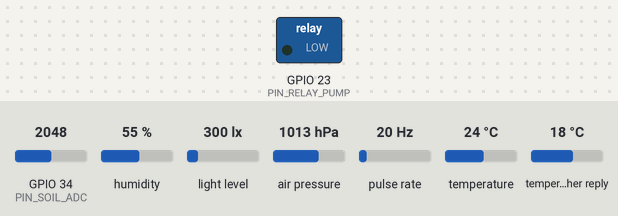
The sketch below on a simulated ESP32. On the bench: switched loads named in the sketch (green lamp = pin HIGH). Wiring (inferred from the names in the program): pulse sensor: data GPIO 18. The test bench sets the inputs (shaded band); at power-on: GPIO 34 (PIN_SOIL_ADC) = 2048, pulse rate 20 Hz, humidity 55 %, light level 300 lx, air pressure 1013 hPa, temperature 24 °C, temperature in the weather reply 18 °C. WiFi joins after 1.5 s; servers stay silent unless stated; web services answer with replies made up by the test bench; what the sketch prints to the serial monitor is not drawn.

Above: at 3.3 s.
3.4 s: GPIO 34 (PIN_SOIL_ADC) set to 2206
At 7.5 s:
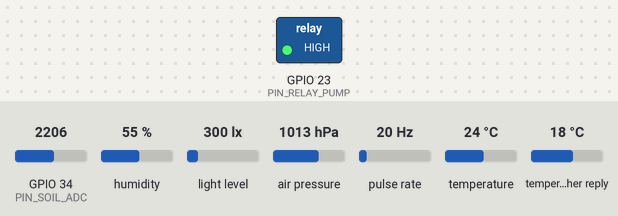
7.8 s: pulse rate (sensor on GPIO 18) set to 100 Hz
At 9.6 s:
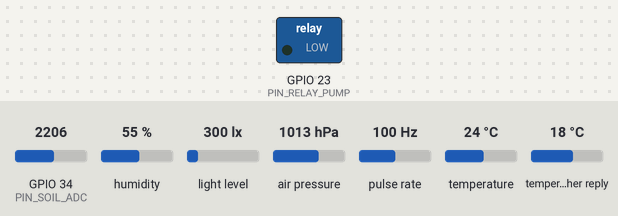
11.3 s: pulse rate (sensor on GPIO 18) set to 4 Hz
14.0 s: GPIO 34 (PIN_SOIL_ADC) set to 1228
At 16.2 s:
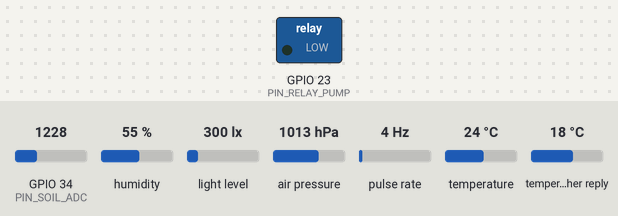
Timing chart, 0 to 17.6 s (numbered marks = the images above; inputs shaded):
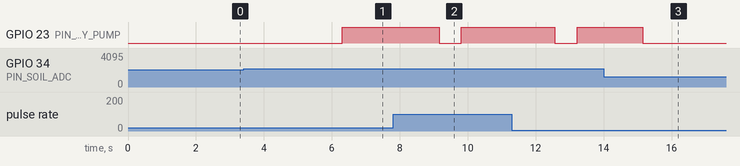

The sketch:

EcoGrowth_Hub_V2.ino
```cpp
#include <WiFi.h>
#include <Wire.h>
#include <HTTPClient.h>
#include <ArduinoJson.h>
#include <Adafruit_Sensor.h>
#include <Adafruit_BME280.h>
#include <BH1750.h>
#include <FirebaseESP32.h>

#include "config.h"
#include "pid_controller.h"

// =================== ĐỐI TƯỢNG VÀ BIẾN TOÀN CỤC ===================
Adafruit_BME280 bme;
BH1750 lightMeter;
AdaptivePID pid(2.0, 0.5, 0.1);
FirebaseData fbdo;
FirebaseAuth auth;
FirebaseConfig fbConfig;

SystemState currentState = STATE_IDLE;

// Biến cảm biến & quá trình
float currentSoilMoisture = 0.0;
float currentTemp = 0.0;
float currentHum = 0.0;
float currentLux = 0.0;
float currentPressure = 1013.2;
float pressureBuffer[10];
int pressureIndex = 0;

// Biến cấu hình
float targetSetpoint = 60.0;
String currentMode = "AUTO";
bool manualTriggerFlag = false;
float rainThresholdHpa = 1.5;
String userChatId = TG_DEFAULT_CHAT_ID;
bool isRainingExpected = false;

// Biến điều khiển chu kỳ tưới
volatile unsigned long pulseCount = 0;
float mlAccumulated = 0.0;
float moistureBeforeCycle = 0.0;
unsigned long manualStartTime = 0;

// Timer non-blocking millis()
unsigned long lastSensorTick = 0;
unsigned long lastWeatherTick = 0;
unsigned long lastSmartAdvisorTick = 0;

// Ngắt Flow Sensor đếm xung
void IRAM_ATTR flowPulseCounter() {
  pulseCount++;
}

// =================== CÁC HÀM HỖ TRỢ (HELPERS) ===================

void sendTelegramAlert(String message) {
  if (WiFi.status() == WL_CONNECTED && userChatId.length() > 0) {
    HTTPClient http;
    String url = "https://api.telegram.org/bot" + String(TG_BOT_TOKEN) + "/sendMessage?chat_id=" + userChatId + "&text=" + message;
    http.begin(url);
    http.GET();
    http.end();
  }
}

void checkWeatherAPI() {
  if (WiFi.status() == WL_CONNECTED) {
    HTTPClient http;
    String url = "https://api.openweathermap.org/data/2.5/forecast?lat=" + String(OWM_LAT) + "&lon=" + String(OWM_LON) + "&appid=" + String(OWM_API_KEY) + "&units=metric";
    http.begin(url);
    int httpCode = http.GET();
    if (httpCode == 200) {
      String payload = http.getString();
      DynamicJsonDocument doc(2048);
      deserializeJson(doc, payload);
      float pop = doc["list"][0]["pop"].as<float>() * 100.0;
      isRainingExpected = (pop > 60.0);
    }
    http.end();
  }
}

void readAllSensors() {
  // 1. Đọc độ ẩm đất
  int rawADC = analogRead(PIN_SOIL_ADC);
  currentSoilMoisture = map(rawADC, SOIL_AIR_VALUE, SOIL_WATER_VALUE, 0, 100);
  currentSoilMoisture = constrain(currentSoilMoisture, 0.0, 100.0);

  // 2. Đọc BME280
  currentTemp = bme.readTemperature();
  currentHum = bme.readHumidity();
  currentPressure = bme.readPressure() / 100.0F; // Pa sang hPa

  // Đệm áp suất tính độ dốc cục bộ
  pressureBuffer[pressureIndex] = currentPressure;
  pressureIndex = (pressureIndex + 1) % 10;
  float pressureDrop = pressureBuffer[0] - currentPressure;
  if (pressureDrop >= rainThresholdHpa) {
    isRainingExpected = true;
  }

  // 3. Đọc BH1750
  currentLux = lightMeter.readLightLevel();
}

void checkSmartAdvisor() {
  if (currentSoilMoisture < 25.0) {
    sendTelegramAlert("⚠ [EcoGrowth Hub]: Đất khô hạn nghiêm trọng! Ẩm đất: " + String(currentSoilMoisture, 1) + "%");
  } else if (currentTemp > 37.0 && currentHum < 40.0) {
    sendTelegramAlert("🔥 [EcoGrowth Hub]: Cảnh báo sốc nhiệt! Nhiệt độ: " + String(currentTemp, 1) + "°C");
  } else if (currentLux < 300.0) {
    sendTelegramAlert("☁ [EcoGrowth Hub]: Cảnh báo thiếu ánh sáng quang hợp!");
  }
}

void syncFirebaseCurrent(bool isPumpOn) {
  FirebaseJson json;
  json.set("soil_moisture", currentSoilMoisture);
  json.set("temperature", currentTemp);
  json.set("humidity", currentHum);
  json.set("lux", currentLux);
  json.set("pressure", currentPressure);
  json.set("pump_status", isPumpOn ? "ON" : "OFF");
  json.set("rain_flag", isRainingExpected);
  json.set("last_updated", (int)(millis() / 1000));
  Firebase.setJSON(fbdo, "/current", json);
}

void syncFirebaseConfigRead() {
  if (Firebase.getJSON(fbdo, "/config")) {
    FirebaseJson &json = fbdo.jsonObject();
    FirebaseJsonData jsonData;

    if (json.get(jsonData, "soil_setpoint")) targetSetpoint = jsonData.floatValue;
    if (json.get(jsonData, "mode")) currentMode = jsonData.stringValue;
    if (json.get(jsonData, "manual_trigger")) manualTriggerFlag = jsonData.boolValue;
    if (json.get(jsonData, "rain_threshold_hpa")) rainThresholdHpa = jsonData.floatValue;
    if (json.get(jsonData, "telegram_chat_id")) userChatId = jsonData.stringValue;

    float p = 2.0, i = 0.5, d = 0.1;
    if (json.get(jsonData, "kp")) p = jsonData.floatValue;
    if (json.get(jsonData, "ki")) i = jsonData.floatValue;
    if (json.get(jsonData, "kd")) d = jsonData.floatValue;
    pid.setGains(p, i, d);
  }
}

// =================== SETUP ===================
void setup() {
  Serial.begin(115200);
  Wire.begin(PIN_I2C_SDA, PIN_I2C_SCL);

  // Khởi tạo chân ngoại vi
  pinMode(PIN_RELAY_PUMP, OUTPUT);
  digitalWrite(PIN_RELAY_PUMP, LOW); // Tắt bơm ban đầu
  pinMode(PIN_FLOW_SENSOR, INPUT_PULLUP);
  attachInterrupt(digitalPinToInterrupt(PIN_FLOW_SENSOR), flowPulseCounter, RISING);

  // Khởi tạo cảm biến I2C
  bme.begin(0x76);
  lightMeter.begin();

  // Kết nối WiFi
  WiFi.begin(WIFI_SSID, WIFI_PASSWORD);
  while (WiFi.status() != WL_CONNECTED) {
    delay(300);
    Serial.print(".");
  }
  Serial.println("\n[WiFi] Đã kết nối thành công!");

  // Kết nối Firebase
  fbConfig.database_url = FIREBASE_HOST;
  fbConfig.signer.tokens.legacy_token = FIREBASE_AUTH;
  Firebase.begin(&fbConfig, &auth);
  Firebase.reconnectWiFi(true);

  // Đọc dữ liệu ban đầu
  readAllSensors();
  for (int i = 0; i < 10; i++) pressureBuffer[i] = currentPressure;
  checkWeatherAPI();
  syncFirebaseConfigRead();

  sendTelegramAlert("🌱 [EcoGrowth Hub V2]: ESP32 đã khởi động và sẵn sàng điều khiển!");
}

// =================== LOOP: FINITE STATE MACHINE (FSM) ===================
void loop() {
  unsigned long currentMillis = millis();

  // 1. Chu kỳ đọc cảm biến & đọc cấu hình Cloud mỗi 3 giây
  if (currentMillis - lastSensorTick >= 3000) {
    lastSensorTick = currentMillis;
    readAllSensors();
    syncFirebaseConfigRead();
    if (currentState == STATE_IDLE) {
      syncFirebaseCurrent(false);
    }
  }

  // 2. Chu kỳ kiểm tra thời tiết API mỗi 30 phút
  if (currentMillis - lastWeatherTick >= 1800000) {
    lastWeatherTick = currentMillis;
    checkWeatherAPI();
  }

  // 3. Chu kỳ chẩn đoán Smart Advisor mỗi 15 phút
  if (currentMillis - lastSmartAdvisorTick >= 900000) {
    lastSmartAdvisorTick = currentMillis;
    checkSmartAdvisor();
  }

  // 4. MÁY TRẠNG THÁI VẬN HÀNH (FSM)
  switch (currentState) {
    case STATE_IDLE:
      if (currentMode == "MANUAL" && manualTriggerFlag) {
        currentState = STATE_MANUAL;
        moistureBeforeCycle = currentSoilMoisture;
        pulseCount = 0;
        mlAccumulated = 0;
        manualStartTime = millis();
        digitalWrite(PIN_RELAY_PUMP, HIGH); // Bật bơm
        syncFirebaseCurrent(true);
      } else if (currentMode == "AUTO") {
        if (isRainingExpected) {
          currentState = STATE_RAIN_HOLD;
        } else if (currentSoilMoisture < (targetSetpoint - 1.0)) {
          currentState = STATE_WATERING;
          moistureBeforeCycle = currentSoilMoisture;
          pulseCount = 0;
          mlAccumulated = 0;
          pid.reset();
          digitalWrite(PIN_RELAY_PUMP, HIGH); // Bật bơm
          syncFirebaseCurrent(true);
        }
      }
      break;

    case STATE_RAIN_HOLD:
      digitalWrite(PIN_RELAY_PUMP, LOW);
      syncFirebaseCurrent(false);
      // Ghi nhận bản ghi hoãn tưới vào Firebase /history
      {
        FirebaseJson hist;
        hist.set("timestamp", (int)(millis() / 1000));
        hist.set("ml_used", 0);
        hist.set("moisture_before", currentSoilMoisture);
        hist.set("moisture_after", currentSoilMoisture);
        hist.set("kp_updated", pid.getKp());
        hist.set("trigger", "RAIN_HOLD");
        Firebase.pushJSON(fbdo, "/history", hist);
      }
      currentState = STATE_IDLE;
      break;

    case STATE_WATERING:
      mlAccumulated = pulseCount * 2.25;

      // Kiểm tra điều kiện ngắt: đạt Setpoint hoặc vượt quá mức an toàn 350ml
      if (currentSoilMoisture >= targetSetpoint || mlAccumulated >= 350.0) {
        digitalWrite(PIN_RELAY_PUMP, LOW); // Ngắt bơm
        currentState = STATE_LEARNING;
      }
      break;

    case STATE_MANUAL:
      mlAccumulated = pulseCount * 2.25;
      // Ngắt khi bơm đủ 150ml hoặc timeout 60s
      if (mlAccumulated >= 150.0 || (millis() - manualStartTime >= 60000)) {
        digitalWrite(PIN_RELAY_PUMP, LOW); // Ngắt bơm

        // TỰ ĐỘNG TRẢ VỀ AUTO TRÊN FIREBASE (Edge-Driven)
        FirebaseJson patch;
        patch.set("manual_trigger", false);
        patch.set("mode", "AUTO");
        Firebase.updateNode(fbdo, "/config", patch);

        currentMode = "AUTO";
        manualTriggerFlag = false;
        currentState = STATE_LEARNING;
      }
      break;

    case STATE_LEARNING:
      readAllSensors(); // Cập nhật lại độ ẩm sau khi ngấm nước

      // Cập nhật Adaptive Gain Kp
      pid.autoTuneKp(mlAccumulated, moistureBeforeCycle, currentSoilMoisture);

      // Ghi nhật ký tưới vào /history
      {
        FirebaseJson hist;
        hist.set("timestamp", (int)(millis() / 1000));
        hist.set("ml_used", mlAccumulated);
        hist.set("moisture_before", moistureBeforeCycle);
        hist.set("moisture_after", currentSoilMoisture);
        hist.set("kp_updated", pid.getKp());
        hist.set("trigger", (currentMode == "MANUAL") ? "MANUAL" : "AUTO");
        Firebase.pushJSON(fbdo, "/history", hist);

        // Đồng bộ Kp mới lên /config
        Firebase.setFloat(fbdo, "/config/kp", pid.getKp());
      }

      sendTelegramAlert("✅ [Tưới Xong]: Đã bơm " + String(mlAccumulated, 0) + "ml. Độ ẩm: " + String(moistureBeforeCycle, 1) + "% -> " + String(currentSoilMoisture, 1) + "%. Kp mới: " + String(pid.getKp(), 2));

      syncFirebaseCurrent(false);
      currentState = STATE_IDLE;
      break;
  }
}
```

pid_controller.h
```cpp
#ifndef PID_CONTROLLER_H
#define PID_CONTROLLER_H

#include <Arduino.h>

class AdaptivePID {
private:
  float kp, ki, kd;
  float integral;
  float prevError;
  unsigned long lastTime;

public:
  AdaptivePID(float p = 2.0, float i = 0.5, float d = 0.1) {
    kp = p; ki = i; kd = d;
    integral = 0;
    prevError = 0;
    lastTime = millis();
  }

  void setGains(float p, float i, float d) {
    kp = p; ki = i; kd = d;
  }

  float getKp() { return kp; }

  void reset() {
    integral = 0;
    prevError = 0;
    lastTime = millis();
  }

  // Tính toán Output PID vòng kín: Output = Kp*E + Ki*∫E + Kd*(dE/dt)
  float compute(float setpoint, float input) {
    unsigned long now = millis();
    float dt = (now - lastTime) / 1000.0;
    if (dt <= 0.0) dt = 0.1;

    float error = setpoint - input;
    integral += error * dt;
    integral = constrain(integral, -50.0, 50.0); // Chống tích lũy bão hòa Anti-windup

    float derivative = (error - prevError) / dt;
    float output = (kp * error) + (ki * integral) + (kd * derivative);

    prevError = error;
    lastTime = now;
    return constrain(output, 0.0, 100.0);
  }

  // Thuật toán Tự học (Adaptive Gain Tuning) theo đặc tính thực tế của đất
  void autoTuneKp(float mlUsed, float moistureBefore, float moistureAfter) {
    float gain = moistureAfter - moistureBefore;
    if (gain <= 0.2) gain = 0.2; // Tránh chia cho 0

    // Tỉ lệ tiêu chuẩn hệ thống: 11.5 ml/1% ẩm
    float actualRatio = mlUsed / gain;
    float factor = constrain(11.5 / actualRatio, 0.85, 1.15);

    kp = constrain(kp * factor, 0.5, 6.0);
  }
};

#endif
```

config.h
```cpp
#ifndef CONFIG_H
#define CONFIG_H

#include <Arduino.h>

// =================== 1. CẤU HÌNH KẾT NỐI WIFI & CLOUD ===================
#define WIFI_SSID           "YOUR_WIFI_SSID"          // Điền tên WiFi nhà bạn
#define WIFI_PASSWORD       "YOUR_WIFI_PASSWORD"      // Điền mật khẩu WiFi

#define FIREBASE_HOST       "https://ecogrowth-v2-default-rtdb.asia-southeast1.firebasedatabase.app/"
#define FIREBASE_AUTH       ""                        // Để trống nếu dùng Rule public test

#define OWM_API_KEY         "45c6f318d9053113d5b865f0117fedc5" // API Key OpenWeatherMap
#define OWM_LAT             "10.762622"               // Tọa độ TP.HCM
#define OWM_LON             "106.660172"

#define TG_BOT_TOKEN        "8952177455:AAEvtIUy5aSurX1Pz7OJ22fmm7u8gD8wJnU" // Token Telegram Bot
#define TG_DEFAULT_CHAT_ID  "8984302218"              // Chat ID Telegram của bạn

// =================== 2. SƠ ĐỒ CHÂN NGOẠI VI (PINOUT) ===================
#define PIN_SOIL_ADC        34      // ADC1 - Cảm biến độ ẩm đất Capacitive v1.2
#define PIN_FLOW_SENSOR     18      // Digital In (Interrupt) - Cảm biến Flow Sensor YF-S201
#define PIN_RELAY_PUMP      23      // Digital Out - Điều khiển Relay bơm
#define PIN_I2C_SDA         21      // Bus I2C - BME280 & BH1750
#define PIN_I2C_SCL         22      // Bus I2C - BME280 & BH1750

// Hiệu chuẩn ADC cảm biến đất (Calib)
#define SOIL_AIR_VALUE      3200.0  // Giá trị ADC khi để ngoài không khí khô (0%)
#define SOIL_WATER_VALUE    1400.0  // Giá trị ADC khi nhúng ngập nước (100%)

// =================== 3. STRUCT & ENUM KIẾN TRÚC FSM ===================
enum SystemState {
  STATE_IDLE,       // Chờ chu kỳ đo tiếp theo (3-10s)
  STATE_CHECKING,   // Đọc cảm biến, tính Error, check cờ mưa
  STATE_RAIN_HOLD,  // Dự báo mưa -> Hoãn tưới bảo vệ rễ
  STATE_WATERING,   // Bật bơm đóng vòng PID, đếm xung ml
  STATE_LEARNING,   // Tính Adaptive Kp, lưu lịch sử, Sync Firebase
  STATE_MANUAL      // Nhận lệnh tưới cưỡng bức (đủ 150ml tự trả về AUTO)
};

struct PlantProfile {
  const char* name;
  float setpoint;    // %
  float default_kp;
  float default_ki;
  float default_kd;
};

const PlantProfile PLANT_MODES[3] = {
  {"Cây ưa ẩm",    70.0, 2.5, 0.6, 0.1},
  {"Cây chịu hạn",  35.0, 1.5, 0.3, 0.05},
  {"Cây ra hoa",   55.0, 2.0, 0.5, 0.1}
};

#endif
```

Measured:
- the behaviour switches between 2138 and 2139 on GPIO 34 (PIN_SOIL_ADC) (found by bisection; images 0 and 1)
- after the input at 3.4 s, GPIO 23 (PIN_RELAY_PUMP): LOW → HIGH after 2.9 s
- after the input at 7.8 s, GPIO 23 (PIN_RELAY_PUMP): HIGH → LOW after 1.4 s, → HIGH 0.65 s later
- after the input at 14.0 s, GPIO 23 (PIN_RELAY_PUMP): HIGH → LOW after 1.2 s
